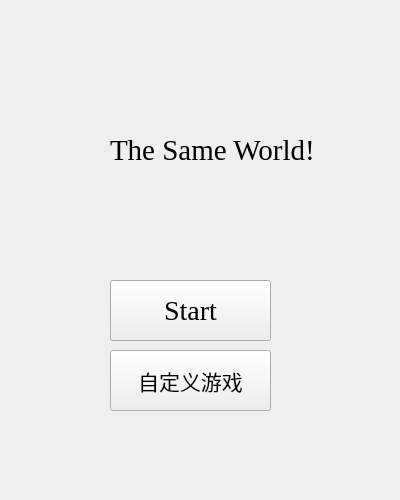
<?xml version="1.0" encoding="UTF-8"?>
<ui version="4.0">
 <class>Form</class>
 <widget class="QWidget" name="Form">
  <property name="geometry">
   <rect>
    <x>0</x>
    <y>0</y>
    <width>400</width>
    <height>500</height>
   </rect>
  </property>
  <property name="windowTitle">
   <string>Form</string>
  </property>
  <widget class="QLabel" name="label">
   <property name="geometry">
    <rect>
     <x>110</x>
     <y>110</y>
     <width>221</width>
     <height>81</height>
    </rect>
   </property>
   <property name="font">
    <font>
     <family>Georgia</family>
     <pointsize>22</pointsize>
     <weight>50</weight>
     <bold>false</bold>
    </font>
   </property>
   <property name="text">
    <string>The Same World!</string>
   </property>
  </widget>
  <widget class="QPushButton" name="pushButton">
   <property name="geometry">
    <rect>
     <x>110</x>
     <y>280</y>
     <width>161</width>
     <height>61</height>
    </rect>
   </property>
   <property name="font">
    <font>
     <family>Georgia</family>
     <pointsize>21</pointsize>
    </font>
   </property>
   <property name="styleSheet">
    <string notr="true"/>
   </property>
   <property name="text">
    <string>Start</string>
   </property>
  </widget>
  <widget class="QPushButton" name="pushButton_2">
   <property name="geometry">
    <rect>
     <x>110</x>
     <y>350</y>
     <width>161</width>
     <height>61</height>
    </rect>
   </property>
   <property name="font">
    <font>
     <pointsize>16</pointsize>
    </font>
   </property>
   <property name="text">
    <string>自定义游戏</string>
   </property>
  </widget>
 </widget>
 <resources/>
 <connections/>
</ui>
